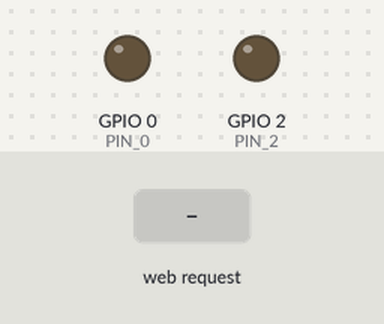
Recording of a sketch running on a simulated ESP8266 (NodeMCU). On the bench: output pins drawn as LEDs (lit = HIGH). Inputs (shaded band) come from the test bench. WiFi joins after 1.5 s; servers stay silent unless stated; a WiFi scan finds three made-up networks; what the sketch prints to the serial monitor is not drawn.

Above: at 4.9 s.
5.0 s: HTTP request GET /set?gpio_0=on received
At 5.7 s:
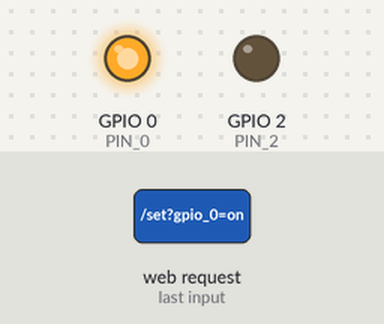
6.5 s: HTTP request GET /set?gpio_0=off received
At 6.9 s:
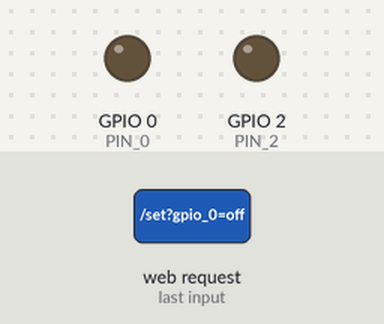
Timing chart, 0 to 9.5 s (numbered marks = the images above; inputs shaded):
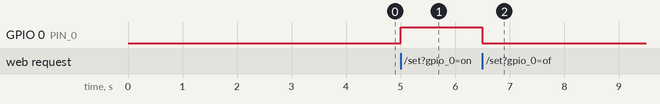

Measured:
- after the input at 5.0 s, GPIO 0 (PIN_0): LOW → HIGH at once
- after the input at 6.5 s, GPIO 0 (PIN_0): HIGH → LOW at once

The sketch:

vxmas.ino
```cpp
/*
    This sketch control Christmas Tree lights
    Connect to predefined wifi and act as simple webserver to control GPIO's
    The server will set a GPIO pin depending on the request
      http://server_ip/ will show web interface
      http://server_ip/set?gpio_0=on will set the GPIO0 high
      http://server_ip/set?gpio_0=off will set the GPIO0 low
      http://server_ip/set?gpio_2=on will set the GPIO2 high
      http://server_ip/set?gpio_2=off will set the GPIO2 low
      http://server_ip/status will show last status of lights
      http://server_ip/panel will show wifi panel interface

      (server_ip) is the IP address of the ESP8266 module, will be
      printed to Serial when the module is connected.

    Author: Vanderlei
    Versions:
      v 2.0 25/12/2017 - Added ESP8266WebServer library, refactored all request functions
      and was created panel page to change wifi SSID and Password. Obs.: panel not functional yet

      v 1.1 23/12/2017 - Log IP address to dweet.io at https://dweet.io/follow/hdelei-xmas-tree
        and split in 3 .ino files (vxmas, assids, auxiliar) and 1 .h file (index)
*/

#include <ESP8266WiFi.h>
#include <ESP8266WebServer.h>

const int PIN_2 = 2;
const int PIN_0 = 0;
int pinZeroStatus = LOW;
int pinTwoStatus = LOW;

unsigned long prevMillis = 0;
int interval = 3600000;//60 minutes

// Create an instance of the server
// specify the port to listen on as an argument
ESP8266WebServer server(80);

void setup() {
  Serial.begin(115200);
  delay(10);

  // prepare GPIO's
  pinMode(PIN_0, OUTPUT);
  digitalWrite(PIN_0, LOW);
  pinMode(PIN_2, OUTPUT);
  digitalWrite(PIN_2, LOW);

  //List available networks. Only for debugging
  listNetworks();

  WiFi.mode(WIFI_STA);

  // Connect to WiFi network
  bool isConnected = connectWifi();

  // Start the server
  if (isConnected) {
    // Print the IP address
    Serial.println(WiFi.localIP());

    //Start the webserver
    startServer();

    // Post IP to dweet.io
    postToDweet(WiFi.localIP(), pinZeroStatus, pinTwoStatus);
  }
}

void loop() {

  /*Check if wifi is connected
     If not, turn on AP mode
  */
  unsigned long currentMillis = millis();
  if ((unsigned long)(currentMillis - prevMillis) >= interval ) {
    prevMillis = currentMillis;

    //If there's no connection, turn AP mode on
    //to set wifi client SSID and password
    if (WiFi.status() != WL_CONNECTED) {
      if (!connectWifi()) {
        WiFi.mode(WIFI_AP_STA);
        Serial.println("Wifi not reached. Access Point running");
      }
    }
  }

  server.handleClient();

}
```

a_ssids.ino
```cpp
/*
 * This sketch keeps SSID's and passwords for main_sketch
 */

 //keeps the sizes of wifi repository for easy declaration
const int COLS = 2;
const int ROWS = 3;

//Wifi SSID and PASSWORD repository
const char* WIFI_REPO[COLS][ROWS] = {
  {"SSID1",     "SSID2",     "SSID3"},
  {"PASSWORD1", "PASSWORD2", "PASSWORD3"}
};
```

auxiliar.ino
```cpp
/*
   This sketch keeps all functions and networks
*/

#include "index.h"
#include "panel.h"

//Create your own thing name
const String dweetThingName = "hdelei-xmas-tree";

//Connect to wifi that first matches one of the WIFI_REPO and print status to serial out
//Returns true if wifi is sucessfuly connected, else returns false
bool connectWifi() {
  for (int i = 0; i <= ROWS - 1; i++) {
    Serial.println();
    Serial.println();
    Serial.print("Connecting to ");
    Serial.println(WIFI_REPO[0][i]);

    WiFi.begin(WIFI_REPO[0][i], WIFI_REPO[1][i]);

    int count = 0;
    while (WiFi.status() != WL_CONNECTED) {
      if (count >= 80) { //wait about 40 seconds to connect i-th wifi on list
        Serial.println();
        Serial.print(WIFI_REPO[0][i]);
        Serial.print(" Not reached...");
        break;
      }

      //digitalWrite(RED_PIN, HIGH);
      delay(250);
      Serial.print(".");
      //digitalWrite(RED_PIN, LOW);
      delay(250);
      count += 1;
    }
    if (WiFi.status() == WL_CONNECTED) { //Stop loop
      Serial.println("");
      Serial.println("WiFi connected");
      return true;
    }
  }
  return false;
}

//List networks for debugging pourposes
void listNetworks() {
  // scan for nearby networks:
  Serial.println("** Scan Networks **");
  int numSsid = WiFi.scanNetworks();
  if (numSsid == -1)
  {
    Serial.println("Couldn't get a wifi connection");
    while (true);
  }
  // print the list of networks seen:
  Serial.print("number of available networks:");
  Serial.println(numSsid);

  // print the network number and name for each network found:
  for (int thisNet = 0; thisNet < numSsid; thisNet++) {
    Serial.print(thisNet);
    Serial.print(") ");
    Serial.print(WiFi.SSID(thisNet));
    Serial.print("\tSignal: ");
    Serial.print(WiFi.RSSI(thisNet));
    Serial.print(" dBm");
    Serial.println();
    Serial.flush();
  }
}

void postToDweet(IPAddress ip, int pinZeroStatus, int pinTwoStatus) {
  //Client instance to dweet.io
  WiFiClient client;
  char dweet[] = "www.dweet.io";

  String ipStr = ip.toString();
  String post = "POST /dweet/for/";
  post.concat(dweetThingName);
  post.concat("?IP=");
  post.concat(ipStr);
  post.concat("&status[pin_0]=");
  post.concat(pinZeroStatus);
  post.concat("&status[pin_2]=");
  post.concat(pinTwoStatus);

  if (client.connect(dweet, 80)) {
    client.println(post);
    client.println("HOST: www.dweet.io");
    client.println("Connection: close");
    client.println();
  }
}

//format responses
String formatJson(int pZeroStat, int pTwoStat) {
  String json = "";
  String pzs = (pZeroStat == 1) ? "on" : "off";
  String pts = (pTwoStat == 1) ? "on" : "off";
  json.concat("{\"status\":{\"pin_0\":\"");
  json.concat(pzs);
  json.concat("\",\"pin_2\":\"");
  json.concat(pts);
  json.concat("\"}}");
  return json;
}

void handleGPIO() {
  if (!server.hasArg("gpio_0") && !server.hasArg("gpio_2"))
    sendResponse("text/plain", "{\"error\":\"no_arg\"}");

  String key = server.argName(0);
  String value = server.arg(0);
  int pin = -1;
  int state = LOW;

  if (key == "gpio_0")
    pin = 0;
  else if (key == "gpio_2")
    pin = 2;
  else
    sendResponse("text/plain", "{\"error\":\"invalid_gpio\"}");

  if (value == "on")
    state = HIGH;
  else if (value == "off")
    state = LOW;
  else
    sendResponse("text/plain", "{\"error\":\"invalid_value\"}");

  digitalWrite(pin, state);

  if (pin == 0)
    pinZeroStatus = state;
  else
    pinTwoStatus = state;

  sendResponse("text/plain", formatJson(pinZeroStatus, pinTwoStatus));
  postToDweet(WiFi.localIP(), pinZeroStatus, pinTwoStatus);
}

void handleStatus() {
  sendResponse("text/plain", formatJson(pinZeroStatus, pinTwoStatus));
}

void handleIndexPage() {
  sendResponse("text/html", MAIN_page);
}

void handlePanelPage() {
  sendResponse("text/html", PANEL_page);
}

void handleSetWifi() {
  String ssid = server.arg(0);
  String password = server.arg(1);
  String message = "{\"*ken*\":\"#ryu#\"}";
  message.replace("*ken*", ssid);
  message.replace("#ryu#", password);
  sendResponse("text/plain", message);
}

void handleNotFound() {
  server.send(404, "text/plain", "Error 404: Page Not Found");
}

void sendResponse(String type, String message) {
  server.send(200, type, message);
}

void startServer() {
  server.on("/", handleIndexPage);
  server.on("/status", handleStatus);
  server.on("/panel", handlePanelPage);
  server.on("/set", handleGPIO);
  server.on("/setwifi", handleSetWifi);
  server.onNotFound(handleNotFound);

  server.begin();
  Serial.println("Server started");
}
```

index.h
```cpp
const char MAIN_page[] PROGMEM = R"=====(
<!DOCTYPE html>
<html lang="pt-BR">
  <title>Mendes Xmas Tree</title>
  <head>
  <link rel="icon" type="image/ico" href="http://ervamatt.com.br/favicon.ico">
  <meta charset="utf-8">
  <script
      src="https://code.jquery.com/jquery-3.2.1.min.js"
      integrity="sha256-hwg4gsxgFZhOsEEamdOYGBf13FyQuiTwlAQgxVSNgt4="
      crossorigin="anonymous">
    </script>
  <link rel="stylesheet" href="https://cdnjs.cloudflare.com/ajax/libs/font-awesome/4.7.0/css/font-awesome.min.css">
    <style>
    .tree {
      color: green;
      font-size:250px;
    }
    .on {
      color: #e8d125;
      font-size:100px;
    }
    .off {
      color: #353412;
      font-size:100px;
    }
    body{
    background-color:#171326;
    color:#fffadb;
    font-family: "Lucida Sans Unicode", "Lucida Grande", sans-serif;
    font-size: 50px;
    }
    </style>
  </head>
  <body>
  <p></p><p></p>
    <div style="text-align:center;">
      <span id="star" class="fa fa-star fa-2x off"></span><br>
      <span id="tree" class="fa fa-tree fa-5x tree" onclick="change();"></span><br>
      <span id="text">Clique na árvore</span>
    </div>

    <script>
    function myRequest(urlRequest){
      $.ajax({
        url: urlRequest,
        success: function(response){
          var tree = JSON.parse(response);
          console.log(tree);
          if(tree.status.pin_0 == "on"){
            if($("#star").hasClass("off")){
              setOn();
            }
          }
        }
      });
    }

    function change(){
      if($('#star').hasClass('off')){
         setOn();
         myRequest("set?gpio_0=on");
      }
      else{
        setOff();
        myRequest("set?gpio_0=off");
      }
    }

    function setOn(){
      $("#star").toggleClass('off on');
      $("#text").text('árvore de Natal ligada');
    }

    function setOff(){
      $("#star").toggleClass('on off');
      $("#text").text('árvore de Natal desligada');
    }

    myRequest("status");

    </script>
  </body>
</html>
)=====";
```

panel.h
```cpp
const char PANEL_page[] PROGMEM = R"=====(
<!DOCTYPE html>
<html lang="pt-BR">
  <title>Mendes Xmas Tree Panel</title>
  <head>
  <meta charset="utf-8">
  <script
      src="https://code.jquery.com/jquery-3.2.1.min.js"
      integrity="sha256-hwg4gsxgFZhOsEEamdOYGBf13FyQuiTwlAQgxVSNgt4="
      crossorigin="anonymous">
    </script>
    <style>
    body{
    background-color:#171326;
    color:#fffadb;
    font-family: "Lucida Sans Unicode", "Lucida Grande", sans-serif;
    font-size: 20px;
    }
    </style>
  </head>
  <body>
  <p></p><p></p>
  <h1>WIFI Manager Panel</h1>
  <hr>
  <form action="/setwifi" method="post">
  SSID:
  <input type="text" name="ssid">
  <br><br>
  Password:
  <input type="password" name="pass">
  <br><br>
  <input type="submit" value="Connect">
</form>

  </body>
</html>
)=====";
```
